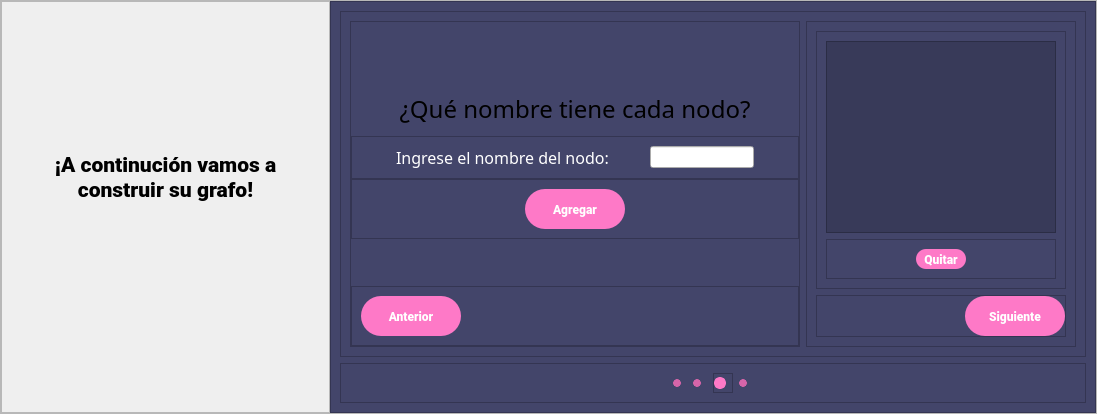
            <widget class="QWidget" name="infonode_page">
             <layout class="QGridLayout" name="gridLayout_5">
              <property name="leftMargin">
               <number>0</number>
              </property>
              <property name="topMargin">
               <number>0</number>
              </property>
              <property name="rightMargin">
               <number>0</number>
              </property>
              <property name="bottomMargin">
               <number>0</number>
              </property>
              <property name="spacing">
               <number>0</number>
              </property>
              <item row="0" column="0">
               <widget class="QFrame" name="content_frame_2">
                <property name="frameShape">
                 <enum>QFrame::StyledPanel</enum>
                </property>
                <property name="frameShadow">
                 <enum>QFrame::Raised</enum>
                </property>
                <layout class="QHBoxLayout" name="horizontalLayout_21" stretch="3,7">
                 <property name="spacing">
                  <number>0</number>
                 </property>
                 <property name="leftMargin">
                  <number>0</number>
                 </property>
                 <property name="topMargin">
                  <number>0</number>
                 </property>
                 <property name="rightMargin">
                  <number>0</number>
                 </property>
                 <property name="bottomMargin">
                  <number>0</number>
                 </property>
                 <item>
                  <widget class="QFrame" name="message_frame_3">
                   <property name="frameShape">
                    <enum>QFrame::StyledPanel</enum>
                   </property>
                   <property name="frameShadow">
                    <enum>QFrame::Raised</enum>
                   </property>
                   <layout class="QVBoxLayout" name="verticalLayout_23" stretch="0,3,0">
                    <property name="spacing">
                     <number>0</number>
                    </property>
                    <property name="leftMargin">
                     <number>30</number>
                    </property>
                    <property name="topMargin">
                     <number>30</number>
                    </property>
                    <property name="rightMargin">
                     <number>30</number>
                    </property>
                    <property name="bottomMargin">
                     <number>30</number>
                    </property>
                    <item>
                     <spacer name="verticalSpacer_10">
                      <property name="orientation">
                       <enum>Qt::Vertical</enum>
                      </property>
                      <property name="sizeHint" stdset="0">
                       <size>
                        <width>20</width>
                        <height>40</height>
                       </size>
                      </property>
                     </spacer>
                    </item>
                    <item>
                     <widget class="QLabel" name="label_12">
                      <property name="font">
                       <font>
                        <family>Roboto Black</family>
                        <pointsize>16</pointsize>
                       </font>
                      </property>
                      <property name="text">
                       <string>¡A continución vamos a construir su grafo!</string>
                      </property>
                      <property name="alignment">
                       <set>Qt::AlignCenter</set>
                      </property>
                      <property name="wordWrap">
                       <bool>true</bool>
                      </property>
                     </widget>
                    </item>
                    <item>
                     <spacer name="verticalSpacer_17">
                      <property name="orientation">
                       <enum>Qt::Vertical</enum>
                      </property>
                      <property name="sizeHint" stdset="0">
                       <size>
                        <width>20</width>
                        <height>100</height>
                       </size>
                      </property>
                     </spacer>
                    </item>
                   </layout>
                  </widget>
                 </item>
                 <item>
                  <widget class="QFrame" name="form_frame_2">
                   <property name="styleSheet">
                    <string notr="true">QFrame {
background-color: rgb(67, 69, 106)
}

QPushButton{
	background-color: rgb(254, 121, 199);
	color:#fff;
	border: none;
 	border-radius: 20px;
    font-weight: Bold;
	font-family: Roboto Black;
	min-width: 100px;
	min-height: 40px;
	cursor: pointer;
}

QPushButton:hover{
	background-color: rgb(214,101,169);
	color: rgb(255, 255, 255);
	border-radius: 20px;
	font-weight: Bold
}</string>
                   </property>
                   <property name="frameShape">
                    <enum>QFrame::StyledPanel</enum>
                   </property>
                   <property name="frameShadow">
                    <enum>QFrame::Raised</enum>
                   </property>
                   <layout class="QVBoxLayout" name="verticalLayout_19">
                    <item>
                     <widget class="QFrame" name="form">
                      <property name="frameShape">
                       <enum>QFrame::StyledPanel</enum>
                      </property>
                      <property name="frameShadow">
                       <enum>QFrame::Raised</enum>
                      </property>
                      <layout class="QHBoxLayout" name="horizontalLayout_6" stretch="5,3">
                       <item>
                        <widget class="QFrame" name="frame_9">
                         <property name="frameShape">
                          <enum>QFrame::StyledPanel</enum>
                         </property>
                         <property name="frameShadow">
                          <enum>QFrame::Raised</enum>
                         </property>
                         <layout class="QVBoxLayout" name="verticalLayout_8">
                          <property name="spacing">
                           <number>0</number>
                          </property>
                          <property name="leftMargin">
                           <number>0</number>
                          </property>
                          <property name="topMargin">
                           <number>0</number>
                          </property>
                          <property name="rightMargin">
                           <number>0</number>
                          </property>
                          <property name="bottomMargin">
                           <number>0</number>
                          </property>
                          <item>
                           <spacer name="verticalSpacer_5">
                            <property name="orientation">
                             <enum>Qt::Vertical</enum>
                            </property>
                            <property name="sizeType">
                             <enum>QSizePolicy::Expanding</enum>
                            </property>
                            <property name="sizeHint" stdset="0">
                             <size>
                              <width>20</width>
                              <height>70</height>
                             </size>
                            </property>
                           </spacer>
                          </item>
                          <item>
                           <widget class="QLabel" name="label2_2">
                            <property name="font">
                             <font>
                              <family>Roboto Bk</family>
                              <pointsize>18</pointsize>
                              <weight>50</weight>
                              <bold>false</bold>
                             </font>
                            </property>
                            <property name="mouseTracking">
                             <bool>false</bool>
                            </property>
                            <property name="styleSheet">
                             <string notr="true"/>
                            </property>
                            <property name="text">
                             <string>¿Qué nombre tiene cada nodo?</string>
                            </property>
                            <property name="alignment">
                             <set>Qt::AlignCenter</set>
                            </property>
                           </widget>
                          </item>
                          <item>
                           <spacer name="verticalSpacer_14">
                            <property name="orientation">
                             <enum>Qt::Vertical</enum>
                            </property>
                            <property name="sizeType">
                             <enum>QSizePolicy::Preferred</enum>
                            </property>
                            <property name="sizeHint" stdset="0">
                             <size>
                              <width>20</width>
                              <height>10</height>
                             </size>
                            </property>
                           </spacer>
                          </item>
                          <item>
                           <widget class="QFrame" name="frame_7">
                            <property name="frameShape">
                             <enum>QFrame::StyledPanel</enum>
                            </property>
                            <property name="frameShadow">
                             <enum>QFrame::Raised</enum>
                            </property>
                            <layout class="QHBoxLayout" name="horizontalLayout_3">
                             <item>
                              <spacer name="horizontalSpacer_21">
                               <property name="orientation">
                                <enum>Qt::Horizontal</enum>
                               </property>
                               <property name="sizeHint" stdset="0">
                                <size>
                                 <width>40</width>
                                 <height>20</height>
                                </size>
                               </property>
                              </spacer>
                             </item>
                             <item>
                              <widget class="QLabel" name="label_2">
                               <property name="font">
                                <font>
                                 <family>Roboto Cn</family>
                                 <pointsize>12</pointsize>
                                </font>
                               </property>
                               <property name="styleSheet">
                                <string notr="true">color: #fff;</string>
                               </property>
                               <property name="text">
                                <string>Ingrese el nombre del nodo:</string>
                               </property>
                              </widget>
                             </item>
                             <item>
                              <spacer name="horizontalSpacer_18">
                               <property name="orientation">
                                <enum>Qt::Horizontal</enum>
                               </property>
                               <property name="sizeHint" stdset="0">
                                <size>
                                 <width>40</width>
                                 <height>20</height>
                                </size>
                               </property>
                              </spacer>
                             </item>
                             <item>
                              <widget class="QLineEdit" name="namenode">
                               <property name="text">
                                <string/>
                               </property>
                               <property name="alignment">
                                <set>Qt::AlignCenter</set>
                               </property>
                              </widget>
                             </item>
                             <item>
                              <spacer name="horizontalSpacer_22">
                               <property name="orientation">
                                <enum>Qt::Horizontal</enum>
                               </property>
                               <property name="sizeHint" stdset="0">
                                <size>
                                 <width>40</width>
                                 <height>20</height>
                                </size>
                               </property>
                              </spacer>
                             </item>
                            </layout>
                           </widget>
                          </item>
                          <item>
                           <widget class="QFrame" name="frame_8">
                            <property name="frameShape">
                             <enum>QFrame::StyledPanel</enum>
                            </property>
                            <property name="frameShadow">
                             <enum>QFrame::Raised</enum>
                            </property>
                            <layout class="QHBoxLayout" name="horizontalLayout_4">
                             <item>
                              <spacer name="horizontalSpacer_7">
                               <property name="orientation">
                                <enum>Qt::Horizontal</enum>
                               </property>
                               <property name="sizeHint" stdset="0">
                                <size>
                                 <width>40</width>
                                 <height>20</height>
                                </size>
                               </property>
                              </spacer>
                             </item>
                             <item>
                              <widget class="QPushButton" name="btn_addnamenode">
                               <property name="cursor">
                                <cursorShape>PointingHandCursor</cursorShape>
                               </property>
                               <property name="text">
                                <string>Agregar</string>
                               </property>
                              </widget>
                             </item>
                             <item>
                              <spacer name="horizontalSpacer_12">
                               <property name="orientation">
                                <enum>Qt::Horizontal</enum>
                               </property>
                               <property name="sizeHint" stdset="0">
                                <size>
                                 <width>40</width>
                                 <height>20</height>
                                </size>
                               </property>
                              </spacer>
                             </item>
                            </layout>
                           </widget>
                          </item>
                          <item>
                           <spacer name="verticalSpacer_6">
                            <property name="orientation">
                             <enum>Qt::Vertical</enum>
                            </property>
                            <property name="sizeType">
                             <enum>QSizePolicy::Expanding</enum>
                            </property>
                            <property name="sizeHint" stdset="0">
                             <size>
                              <width>20</width>
                              <height>20</height>
                             </size>
                            </property>
                           </spacer>
                          </item>
                          <item>
                           <widget class="QFrame" name="frame_30">
                            <property name="frameShape">
                             <enum>QFrame::StyledPanel</enum>
                            </property>
                            <property name="frameShadow">
                             <enum>QFrame::Raised</enum>
                            </property>
                            <layout class="QHBoxLayout" name="horizontalLayout_29">
                             <item>
                              <widget class="QPushButton" name="page1_btn">
                               <property name="cursor">
                                <cursorShape>PointingHandCursor</cursorShape>
                               </property>
                               <property name="text">
                                <string>Anterior</string>
                               </property>
                              </widget>
                             </item>
                             <item>
                              <spacer name="horizontalSpacer_28">
                               <property name="orientation">
                                <enum>Qt::Horizontal</enum>
                               </property>
                               <property name="sizeHint" stdset="0">
                                <size>
                                 <width>40</width>
                                 <height>20</height>
                                </size>
                               </property>
                              </spacer>
                             </item>
                            </layout>
                           </widget>
                          </item>
                         </layout>
                        </widget>
                       </item>
                       <item>
                        <widget class="QFrame" name="frame_12">
                         <property name="frameShape">
                          <enum>QFrame::StyledPanel</enum>
                         </property>
                         <property name="frameShadow">
                          <enum>QFrame::Raised</enum>
                         </property>
                         <layout class="QVBoxLayout" name="verticalLayout_9">
                          <item>
                           <widget class="QFrame" name="frame_10">
                            <property name="styleSheet">
                             <string notr="true"/>
                            </property>
                            <property name="frameShape">
                             <enum>QFrame::StyledPanel</enum>
                            </property>
                            <property name="frameShadow">
                             <enum>QFrame::Raised</enum>
                            </property>
                            <layout class="QVBoxLayout" name="verticalLayout_7">
                             <item>
                              <widget class="QListWidget" name="list_namenode">
                               <property name="styleSheet">
                                <string notr="true">background-color: rgb(56, 58, 89);
color: rgb(98, 114, 164);</string>
                               </property>
                              </widget>
                             </item>
                             <item>
                              <widget class="QFrame" name="remove_frame">
                               <property name="styleSheet">
                                <string notr="true">QPushButton{
	background-color: rgb(254, 121, 199);
	color:#fff;
	border: none;
 	border-radius: 10px;
    font-weight: Bold;
	font-family: Roboto Black;
	min-width: 50px;
	min-height: 20px;
	cursor: pointer;
}

QPushButton:hover{
	background-color: rgb(214,101,169);
	color: rgb(255, 255, 255);
	border-radius: 10px;
	font-weight: Bold
}</string>
                               </property>
                               <property name="frameShape">
                                <enum>QFrame::StyledPanel</enum>
                               </property>
                               <property name="frameShadow">
                                <enum>QFrame::Raised</enum>
                               </property>
                               <layout class="QHBoxLayout" name="horizontalLayout_31">
                                <item>
                                 <spacer name="horizontalSpacer_30">
                                  <property name="orientation">
                                   <enum>Qt::Horizontal</enum>
                                  </property>
                                  <property name="sizeHint" stdset="0">
                                   <size>
                                    <width>40</width>
                                    <height>20</height>
                                   </size>
                                  </property>
                                 </spacer>
                                </item>
                                <item>
                                 <widget class="QPushButton" name="remove_btn">
                                  <property name="text">
                                   <string>Quitar</string>
                                  </property>
                                 </widget>
                                </item>
                                <item>
                                 <spacer name="horizontalSpacer_31">
                                  <property name="orientation">
                                   <enum>Qt::Horizontal</enum>
                                  </property>
                                  <property name="sizeHint" stdset="0">
                                   <size>
                                    <width>40</width>
                                    <height>20</height>
                                   </size>
                                  </property>
                                 </spacer>
                                </item>
                               </layout>
                              </widget>
                             </item>
                            </layout>
                           </widget>
                          </item>
                          <item>
                           <widget class="QFrame" name="frame_11">
                            <property name="frameShape">
                             <enum>QFrame::StyledPanel</enum>
                            </property>
                            <property name="frameShadow">
                             <enum>QFrame::Raised</enum>
                            </property>
                            <layout class="QHBoxLayout" name="horizontalLayout_5">
                             <property name="spacing">
                              <number>0</number>
                             </property>
                             <property name="leftMargin">
                              <number>0</number>
                             </property>
                             <property name="topMargin">
                              <number>0</number>
                             </property>
                             <property name="rightMargin">
                              <number>0</number>
                             </property>
                             <property name="bottomMargin">
                              <number>0</number>
                             </property>
                             <item>
                              <spacer name="horizontalSpacer_8">
                               <property name="orientation">
                                <enum>Qt::Horizontal</enum>
                               </property>
                               <property name="sizeHint" stdset="0">
                                <size>
                                 <width>40</width>
                                 <height>20</height>
                                </size>
                               </property>
                              </spacer>
                             </item>
                             <item>
                              <widget class="QPushButton" name="btn_next">
                               <property name="cursor">
                                <cursorShape>PointingHandCursor</cursorShape>
                               </property>
                               <property name="text">
                                <string>Siguiente</string>
                               </property>
                              </widget>
                             </item>
                            </layout>
                           </widget>
                          </item>
                         </layout>
                        </widget>
                       </item>
                      </layout>
                     </widget>
                    </item>
                    <item>
                     <widget class="QFrame" name="page_frame_3">
                      <property name="styleSheet">
                       <string notr="true">QRadioButton {
    background-color:       none;
    color:                  none;
}

QRadioButton::indicator {
    width:                  6px;
    height:                 6px;
    border-radius:         3.5px;
}

QRadioButton::indicator:unchecked {
    background-color:       rgb(214,101,169);
    border:                 1px solid rgb(214,101,169);
}</string>
                      </property>
                      <property name="frameShape">
                       <enum>QFrame::StyledPanel</enum>
                      </property>
                      <property name="frameShadow">
                       <enum>QFrame::Raised</enum>
                      </property>
                      <layout class="QHBoxLayout" name="horizontalLayout_22">
                       <item>
                        <spacer name="horizontalSpacer_23">
                         <property name="orientation">
                          <enum>Qt::Horizontal</enum>
                         </property>
                         <property name="sizeHint" stdset="0">
                          <size>
                           <width>100</width>
                           <height>20</height>
                          </size>
                         </property>
                        </spacer>
                       </item>
                       <item>
                        <widget class="QRadioButton" name="radioButton_10">
                         <property name="layoutDirection">
                          <enum>Qt::LeftToRight</enum>
                         </property>
                         <property name="text">
                          <string/>
                         </property>
                         <property name="checkable">
                          <bool>false</bool>
                         </property>
                        </widget>
                       </item>
                       <item>
                        <widget class="QRadioButton" name="radioButton_11">
                         <property name="layoutDirection">
                          <enum>Qt::LeftToRight</enum>
                         </property>
                         <property name="text">
                          <string/>
                         </property>
                         <property name="checkable">
                          <bool>false</bool>
                         </property>
                        </widget>
                       </item>
                       <item>
                        <widget class="QFrame" name="frame_25">
                         <property name="styleSheet">
                          <string notr="true">QRadioButton::indicator {
    width:                  8px;
    height:                 8px;
    border-radius:          5.5px;
}

QRadioButton::indicator:unchecked {
    background-color:       rgb(254, 121, 199);
    border:                 2px solid rgb(254, 121, 199);
}</string>
                         </property>
                         <property name="frameShape">
                          <enum>QFrame::StyledPanel</enum>
                         </property>
                         <property name="frameShadow">
                          <enum>QFrame::Raised</enum>
                         </property>
                         <layout class="QHBoxLayout" name="horizontalLayout_27">
                          <property name="spacing">
                           <number>0</number>
                          </property>
                          <property name="leftMargin">
                           <number>0</number>
                          </property>
                          <property name="topMargin">
                           <number>0</number>
                          </property>
                          <property name="rightMargin">
                           <number>0</number>
                          </property>
                          <property name="bottomMargin">
                           <number>0</number>
                          </property>
                          <item>
                           <widget class="QRadioButton" name="radioButton_9">
                            <property name="styleSheet">
                             <string notr="true"/>
                            </property>
                            <property name="text">
                             <string/>
                            </property>
                            <property name="checkable">
                             <bool>false</bool>
                            </property>
                            <property name="checked">
                             <bool>false</bool>
                            </property>
                           </widget>
                          </item>
                         </layout>
                        </widget>
                       </item>
                       <item>
                        <widget class="QRadioButton" name="radioButton_12">
                         <property name="text">
                          <string/>
                         </property>
                         <property name="checkable">
                          <bool>false</bool>
                         </property>
                        </widget>
                       </item>
                       <item>
                        <spacer name="horizontalSpacer_24">
                         <property name="orientation">
                          <enum>Qt::Horizontal</enum>
                         </property>
                         <property name="sizeHint" stdset="0">
                          <size>
                           <width>100</width>
                           <height>20</height>
                          </size>
                         </property>
                        </spacer>
                       </item>
                      </layout>
                     </widget>
                    </item>
                   </layout>
                  </widget>
                 </item>
                </layout>
               </widget>
              </item>
             </layout>
            </widget>
